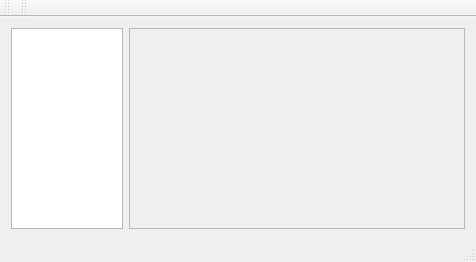
<?xml version="1.0" encoding="UTF-8"?>
<ui version="4.0">
 <class>MainWindow</class>
 <widget class="QMainWindow" name="MainWindow">
  <property name="enabled">
   <bool>true</bool>
  </property>
  <property name="geometry">
   <rect>
    <x>0</x>
    <y>0</y>
    <width>476</width>
    <height>262</height>
   </rect>
  </property>
  <property name="sizePolicy">
   <sizepolicy hsizetype="Expanding" vsizetype="Expanding">
    <horstretch>0</horstretch>
    <verstretch>0</verstretch>
   </sizepolicy>
  </property>
  <property name="windowTitle">
   <string>MainWindow</string>
  </property>
  <widget class="QWidget" name="centralWidget">
   <property name="sizePolicy">
    <sizepolicy hsizetype="Expanding" vsizetype="Expanding">
     <horstretch>0</horstretch>
     <verstretch>0</verstretch>
    </sizepolicy>
   </property>
   <property name="minimumSize">
    <size>
     <width>0</width>
     <height>0</height>
    </size>
   </property>
   <layout class="QGridLayout" name="gridLayout">
    <item row="0" column="1">
     <widget class="QScrollArea" name="scrollArea">
      <property name="sizePolicy">
       <sizepolicy hsizetype="Expanding" vsizetype="Expanding">
        <horstretch>3</horstretch>
        <verstretch>0</verstretch>
       </sizepolicy>
      </property>
      <property name="layoutDirection">
       <enum>Qt::LeftToRight</enum>
      </property>
      <property name="verticalScrollBarPolicy">
       <enum>Qt::ScrollBarAsNeeded</enum>
      </property>
      <property name="widgetResizable">
       <bool>true</bool>
      </property>
      <widget class="QWidget" name="scrollAreaWidgetContents">
       <property name="geometry">
        <rect>
         <x>0</x>
         <y>0</y>
         <width>337</width>
         <height>181</height>
        </rect>
       </property>
      </widget>
     </widget>
    </item>
    <item row="0" column="0">
     <widget class="QListView" name="listView">
      <property name="sizePolicy">
       <sizepolicy hsizetype="Maximum" vsizetype="Expanding">
        <horstretch>1</horstretch>
        <verstretch>0</verstretch>
       </sizepolicy>
      </property>
     </widget>
    </item>
   </layout>
  </widget>
  <widget class="QMenuBar" name="menuBar">
   <property name="geometry">
    <rect>
     <x>0</x>
     <y>0</y>
     <width>476</width>
     <height>22</height>
    </rect>
   </property>
  </widget>
  <widget class="QToolBar" name="mainToolBar">
   <attribute name="toolBarArea">
    <enum>TopToolBarArea</enum>
   </attribute>
   <attribute name="toolBarBreak">
    <bool>false</bool>
   </attribute>
  </widget>
  <widget class="QStatusBar" name="statusBar"/>
  <widget class="QToolBar" name="toolBar">
   <property name="windowTitle">
    <string>toolBar</string>
   </property>
   <attribute name="toolBarArea">
    <enum>TopToolBarArea</enum>
   </attribute>
   <attribute name="toolBarBreak">
    <bool>false</bool>
   </attribute>
  </widget>
 </widget>
 <layoutdefault spacing="6" margin="11"/>
 <resources/>
 <connections/>
</ui>
